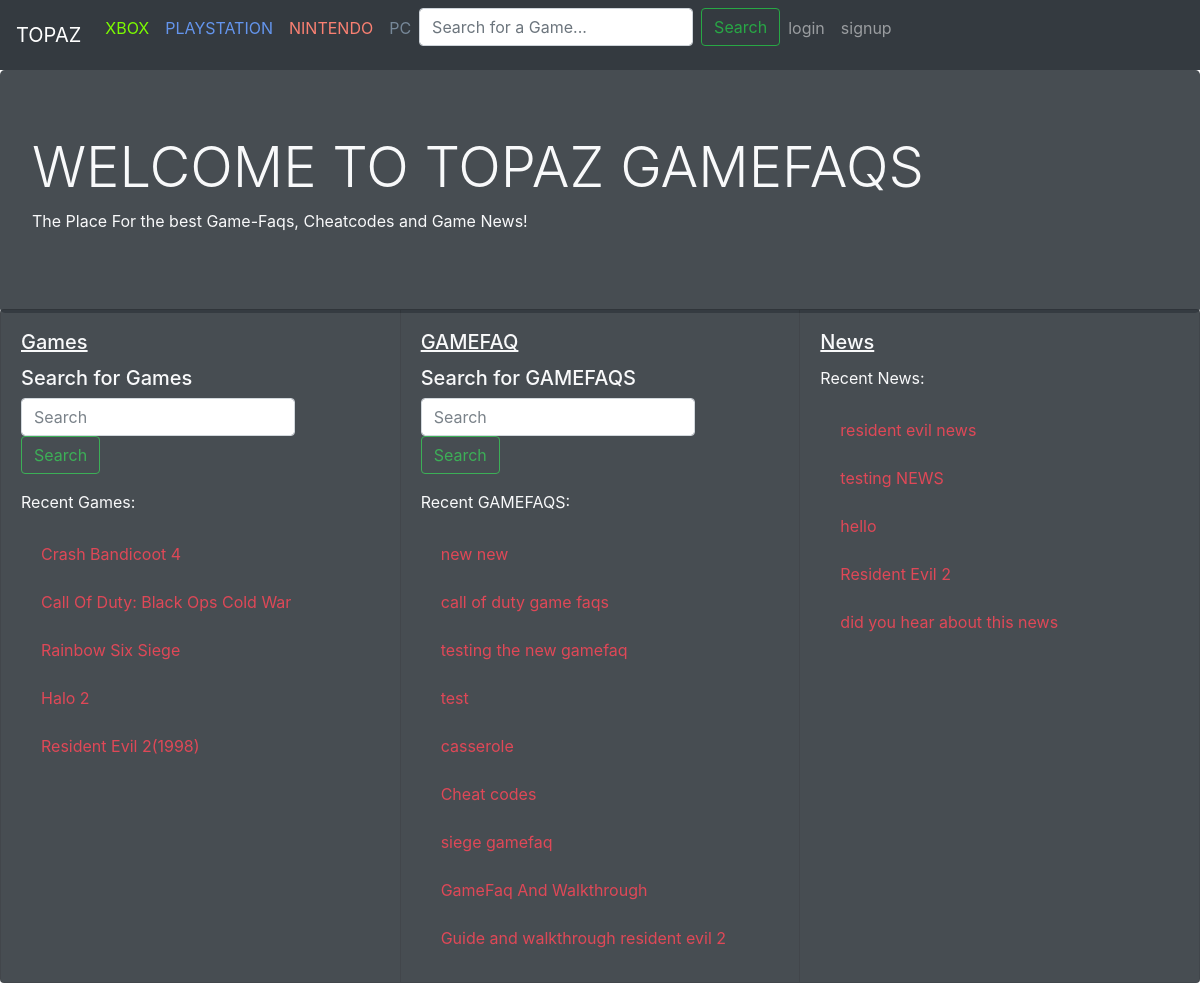
/, run on an earlier commit of the app's database.
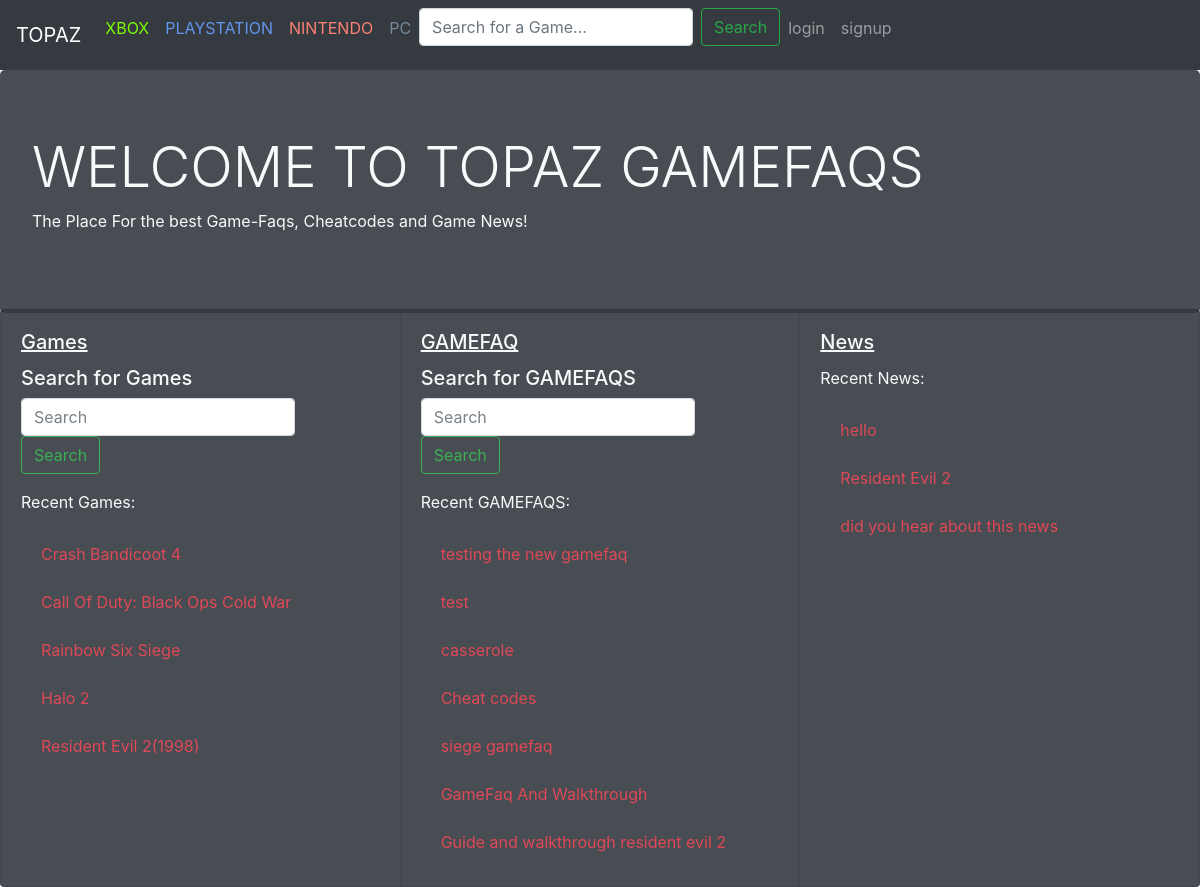
And on a later commit of the database.
### game_app/models.py (models this page shows, shortened)
class Game(models.Model):
    genres=[('ACTION','ACTION'),('RPG','RPG'),('SHOOTER','SHOOTER'),('HORROR',"HORROR"),]
    title = models.CharField(max_length=100)
    genre = models.TextField(
        max_length=40,
        choices= genres
    )
    consoles = models.ManyToManyField(Console, symmetrical=False, blank=True, related_name="console_game")
    date_realesed = models.DateField()
    image = models.ImageField(upload_to="gallery")

### gamefaq_app/models.py (models this page shows, shortened)
class GameFaq(models.Model):
    difficulties= [('EASY','EASY'),('INTERMEDIATE','INTERMEDIATE'),('HARD','HARD')]
    title = models.CharField(max_length=300)
    game = models.ForeignKey(Game,  on_delete=models.CASCADE, related_name="faq_game")
    body = models.TextField()
    difficulty = models.CharField(max_length=85, choices=difficulties)
    consoles = models.ForeignKey(Console,on_delete=models.CASCADE, blank=True, related_name="console_gamefaq", null=True)
    author = models.ForeignKey(GamefaqUser, on_delete=models.CASCADE, related_name="gamefaq_author")
    postdate = models.DateTimeField(default=timezone.now),
    ptype = models.CharField(max_length=25, choices=[('CHEATCODES', 'CHEATCODES'), ('GAMEFAQ', 'GAMEFAQ')], default='GAMEFAQ')
    upvotes = models.IntegerField(default=0)
    downvotes = models.IntegerField(default=0)

### news_app/models.py (models this page shows)
class Newspost(models.Model):
    title = models.CharField(max_length=150)
    body= models.TextField()
    game = models.ForeignKey(Game, on_delete=models.CASCADE, related_name="thegame")
    author = models.ForeignKey(GamefaqUser, on_delete=models.CASCADE,related_name="news_author")

### gamefaq_app/views.py (the view)
# urls.py: path('', gamefaqviews.indexview, name='home'),
def indexview(request):
    i = 0
    p = 0
    j = 0
    recentgames = []
    recentnews = []
    recentfaqs = []
    f = Game.objects.all().order_by("-id")
    for game in f:
        if i < 20:
            recentgames.append(game)
            i += 1
    n = Newspost.objects.all().order_by("-id")
    for news in n:
        if p < 20:
            recentnews.append(news)
            p += 1
    g = GameFaq.objects.all().order_by("-id")
    for faq in g:
        if j < 20:
            recentfaqs.append(faq)
            j += 1
    return render(request, "index.html", {"f": recentgames, "n": recentnews, "g": recentfaqs})

### templates/index.html (shortened to what this page needs)
{% include "bootstrap.html" %} {% include "navbar.html"%} {% load static %}
<link rel="stylesheet" href="{% static 'css/topaz.css' %}" type="text/css" />
  <div class="jumbotron bg-dark text-light" id='tron'>
    <h1 class="display-4">WELCOME TO TOPAZ GAMEFAQS</h1>
    <p>The Place For the best Game-Faqs, Cheatcodes and Game News!</p>
  </div>
  <div class="card-group">
    <div class="card bg-dark text-light" >
      <div class="card-body">
        <h5 class="card-title"><u>Games</u></h5>
           <h5> Search for Games </h5>
       <form
          class="form-inline"
          action="{% url 'search_results' %}"
          method="get"
        >
          <input
            name="q"
            class="form-control mr-sm-2"
            type="search"
            placeholder="Search"
            aria-label="Search"
          />
          <button class="btn btn-outline-success my-2 my-sm-0" type="submit">
            Search
          </button>
        </form>
        <p class="card-text">Recent Games:</p>
        <ul class="list-group list-group-flush">
        {% for e in f %}
        <li class="list-group-item bg-dark">
          <a id="game" href="/game/{{e.id}}"class="text-danger">{{e.title}}</a>
        </li>
        {% endfor %}
        </ul>
      </div>
  </div>
      <div class="card bg-dark text-light">
        <div class="card-body">
          <h5 class="card-title"><u>GAMEFAQ</u></h5>
          <h5>Search for GAMEFAQS</h5>
              <form class="form-inline" action="{% url 'search_result' %}" method="get">
        <input
          name="q"
          class="form-control mr-sm-2"
          type="search"
          placeholder="Search"
          aria-label="Search"
        />
        <button class="btn btn-outline-success my-2 my-sm-0" type="submit">
          Search
        </button>
        </form>
          <p class="card-text">Recent GAMEFAQS:</p>
           <ul class="list-group list-group-flush">
          {% for e in g %}
          <li class="list-group-item bg-dark">
            <a  href="/gamefaq/{{e.id}}"class="text-danger">{{e.title}}</a>
          </li>
          {% endfor %}
        </ul>
      </div>
      </div>
    <div class="card bg-dark text-light" >
      <div class="card-body">
        <h5 class="card-title"><u>News</u></h5>
        <p class="card-text">Recent News:</p>
        <ul class="list-group list-group-flush">
        {% for e in n %}
        <li class="list-group-item bg-dark">
        <a  href="/newspost/{{e.id}}" class="text-danger">{{e.title}}</a>
        </li>
        {% endfor %}
        </ul>
      </div>
    </div>
  </div>

What changed in the data, as far as the page shows it:
removed GameFaq: title "new new"
removed GameFaq: title "call of duty game faqs"
removed Newspost: title "resident evil news"
removed Newspost: title "testing NEWS"
